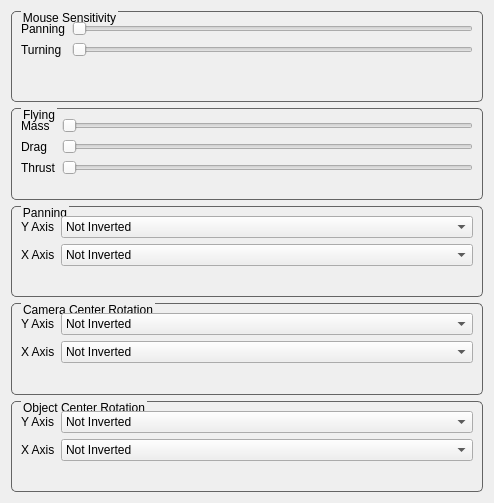
<?xml version="1.0" encoding="UTF-8"?>
<ui version="4.0">
 <class>CameraSettingsDialog</class>
 <widget class="QDialog" name="CameraSettingsDialog">
  <property name="windowModality">
   <enum>Qt::NonModal</enum>
  </property>
  <property name="geometry">
   <rect>
    <x>0</x>
    <y>0</y>
    <width>494</width>
    <height>503</height>
   </rect>
  </property>
  <property name="windowTitle">
   <string>Camera Settings</string>
  </property>
  <property name="styleSheet">
   <string notr="true">QGroupBox {
border: 1px solid rgb(100,100,100);
border-radius: 5px;
margin-top: 2ex;
}

QGroupBox::title {
subcontrol-origin: margin;
left: 10px;
}</string>
  </property>
  <property name="modal">
   <bool>false</bool>
  </property>
  <layout class="QVBoxLayout" name="verticalLayout_6">
   <item>
    <widget class="QGroupBox" name="groupBox">
     <property name="title">
      <string>Mouse Sensitivity</string>
     </property>
     <layout class="QVBoxLayout" name="verticalLayout_3">
      <item>
       <layout class="QFormLayout" name="formLayout_6">
        <item row="0" column="0">
         <widget class="QLabel" name="label_2">
          <property name="text">
           <string>Panning</string>
          </property>
         </widget>
        </item>
        <item row="0" column="1">
         <widget class="QSlider" name="sldr_pan">
          <property name="minimum">
           <number>1</number>
          </property>
          <property name="maximum">
           <number>100</number>
          </property>
          <property name="orientation">
           <enum>Qt::Horizontal</enum>
          </property>
         </widget>
        </item>
        <item row="1" column="0">
         <widget class="QLabel" name="label">
          <property name="text">
           <string>Turning</string>
          </property>
         </widget>
        </item>
        <item row="1" column="1">
         <widget class="QSlider" name="sldr_turn">
          <property name="minimum">
           <number>1</number>
          </property>
          <property name="maximum">
           <number>100</number>
          </property>
          <property name="orientation">
           <enum>Qt::Horizontal</enum>
          </property>
          <property name="tickPosition">
           <enum>QSlider::NoTicks</enum>
          </property>
         </widget>
        </item>
       </layout>
      </item>
     </layout>
    </widget>
   </item>
   <item>
    <widget class="QGroupBox" name="groupBox_4">
     <property name="title">
      <string>Flying</string>
     </property>
     <layout class="QVBoxLayout" name="verticalLayout">
      <item>
       <layout class="QFormLayout" name="formLayout_3">
        <item row="0" column="0">
         <widget class="QLabel" name="label_7">
          <property name="text">
           <string>Mass</string>
          </property>
         </widget>
        </item>
        <item row="0" column="1">
         <widget class="QSlider" name="sldr_mass">
          <property name="minimum">
           <number>1</number>
          </property>
          <property name="maximum">
           <number>100</number>
          </property>
          <property name="orientation">
           <enum>Qt::Horizontal</enum>
          </property>
         </widget>
        </item>
        <item row="1" column="0">
         <widget class="QLabel" name="label_8">
          <property name="text">
           <string>Drag</string>
          </property>
         </widget>
        </item>
        <item row="1" column="1">
         <widget class="QSlider" name="sldr_drag">
          <property name="minimum">
           <number>1</number>
          </property>
          <property name="maximum">
           <number>100</number>
          </property>
          <property name="orientation">
           <enum>Qt::Horizontal</enum>
          </property>
         </widget>
        </item>
        <item row="2" column="0">
         <widget class="QLabel" name="label_9">
          <property name="text">
           <string>Thrust</string>
          </property>
         </widget>
        </item>
        <item row="2" column="1">
         <widget class="QSlider" name="sldr_thrust">
          <property name="minimum">
           <number>1</number>
          </property>
          <property name="maximum">
           <number>100</number>
          </property>
          <property name="orientation">
           <enum>Qt::Horizontal</enum>
          </property>
         </widget>
        </item>
       </layout>
      </item>
     </layout>
    </widget>
   </item>
   <item>
    <widget class="QGroupBox" name="groupBox_5">
     <property name="title">
      <string>Panning</string>
     </property>
     <layout class="QVBoxLayout" name="verticalLayout_5">
      <item>
       <layout class="QFormLayout" name="formLayout_4">
        <item row="0" column="0">
         <widget class="QLabel" name="label_10">
          <property name="text">
           <string>Y Axis</string>
          </property>
         </widget>
        </item>
        <item row="0" column="1">
         <widget class="QComboBox" name="cmb_pan_invert_y">
          <item>
           <property name="text">
            <string>Not Inverted</string>
           </property>
          </item>
          <item>
           <property name="text">
            <string>Inverted</string>
           </property>
          </item>
         </widget>
        </item>
        <item row="1" column="0">
         <widget class="QLabel" name="label_11">
          <property name="text">
           <string>X Axis</string>
          </property>
         </widget>
        </item>
        <item row="1" column="1">
         <widget class="QComboBox" name="cmb_pan_invert_x">
          <item>
           <property name="text">
            <string>Not Inverted</string>
           </property>
          </item>
          <item>
           <property name="text">
            <string>Inverted</string>
           </property>
          </item>
         </widget>
        </item>
       </layout>
      </item>
     </layout>
    </widget>
   </item>
   <item>
    <widget class="QGroupBox" name="groupBox_2">
     <property name="title">
      <string>Camera Center Rotation</string>
     </property>
     <layout class="QVBoxLayout" name="verticalLayout_2">
      <item>
       <layout class="QFormLayout" name="formLayout">
        <item row="0" column="0">
         <widget class="QLabel" name="label_5">
          <property name="text">
           <string>Y Axis</string>
          </property>
         </widget>
        </item>
        <item row="0" column="1">
         <widget class="QComboBox" name="cmb_center_invert_y">
          <item>
           <property name="text">
            <string>Not Inverted</string>
           </property>
          </item>
          <item>
           <property name="text">
            <string>Inverted</string>
           </property>
          </item>
         </widget>
        </item>
        <item row="1" column="0">
         <widget class="QLabel" name="label_6">
          <property name="text">
           <string>X Axis</string>
          </property>
         </widget>
        </item>
        <item row="1" column="1">
         <widget class="QComboBox" name="cmb_center_invert_x">
          <item>
           <property name="text">
            <string>Not Inverted</string>
           </property>
          </item>
          <item>
           <property name="text">
            <string>Inverted</string>
           </property>
          </item>
         </widget>
        </item>
       </layout>
      </item>
     </layout>
    </widget>
   </item>
   <item>
    <widget class="QGroupBox" name="groupBox_3">
     <property name="title">
      <string>Object Center Rotation</string>
     </property>
     <layout class="QVBoxLayout" name="verticalLayout_4">
      <item>
       <layout class="QFormLayout" name="formLayout_2">
        <item row="0" column="0">
         <widget class="QLabel" name="label_3">
          <property name="text">
           <string>Y Axis</string>
          </property>
         </widget>
        </item>
        <item row="0" column="1">
         <widget class="QComboBox" name="cmb_object_invert_y">
          <item>
           <property name="text">
            <string>Not Inverted</string>
           </property>
          </item>
          <item>
           <property name="text">
            <string>Inverted</string>
           </property>
          </item>
         </widget>
        </item>
        <item row="1" column="0">
         <widget class="QLabel" name="label_4">
          <property name="text">
           <string>X Axis</string>
          </property>
         </widget>
        </item>
        <item row="1" column="1">
         <widget class="QComboBox" name="cmb_object_invert_x">
          <item>
           <property name="text">
            <string>Not Inverted</string>
           </property>
          </item>
          <item>
           <property name="text">
            <string>Inverted</string>
           </property>
          </item>
         </widget>
        </item>
       </layout>
      </item>
     </layout>
    </widget>
   </item>
  </layout>
 </widget>
 <resources/>
 <connections>
  <connection>
   <sender>cmb_center_invert_y</sender>
   <signal>currentIndexChanged(int)</signal>
   <receiver>CameraSettingsDialog</receiver>
   <slot>update_params()</slot>
   <hints>
    <hint type="sourcelabel">
     <x>266</x>
     <y>351</y>
    </hint>
    <hint type="destinationlabel">
     <x>384</x>
     <y>200</y>
    </hint>
   </hints>
  </connection>
  <connection>
   <sender>cmb_center_invert_x</sender>
   <signal>currentIndexChanged(int)</signal>
   <receiver>CameraSettingsDialog</receiver>
   <slot>update_params()</slot>
   <hints>
    <hint type="sourcelabel">
     <x>408</x>
     <y>382</y>
    </hint>
    <hint type="destinationlabel">
     <x>396</x>
     <y>286</y>
    </hint>
   </hints>
  </connection>
  <connection>
   <sender>cmb_object_invert_y</sender>
   <signal>currentIndexChanged(int)</signal>
   <receiver>CameraSettingsDialog</receiver>
   <slot>update_params()</slot>
   <hints>
    <hint type="sourcelabel">
     <x>404</x>
     <y>451</y>
    </hint>
    <hint type="destinationlabel">
     <x>395</x>
     <y>343</y>
    </hint>
   </hints>
  </connection>
  <connection>
   <sender>cmb_object_invert_x</sender>
   <signal>currentIndexChanged(int)</signal>
   <receiver>CameraSettingsDialog</receiver>
   <slot>update_params()</slot>
   <hints>
    <hint type="sourcelabel">
     <x>423</x>
     <y>482</y>
    </hint>
    <hint type="destinationlabel">
     <x>400</x>
     <y>368</y>
    </hint>
   </hints>
  </connection>
  <connection>
   <sender>sldr_drag</sender>
   <signal>valueChanged(int)</signal>
   <receiver>CameraSettingsDialog</receiver>
   <slot>update_params()</slot>
   <hints>
    <hint type="sourcelabel">
     <x>360</x>
     <y>153</y>
    </hint>
    <hint type="destinationlabel">
     <x>398</x>
     <y>157</y>
    </hint>
   </hints>
  </connection>
  <connection>
   <sender>sldr_mass</sender>
   <signal>valueChanged(int)</signal>
   <receiver>CameraSettingsDialog</receiver>
   <slot>update_params()</slot>
   <hints>
    <hint type="sourcelabel">
     <x>312</x>
     <y>121</y>
    </hint>
    <hint type="destinationlabel">
     <x>397</x>
     <y>102</y>
    </hint>
   </hints>
  </connection>
  <connection>
   <sender>sldr_thrust</sender>
   <signal>valueChanged(int)</signal>
   <receiver>CameraSettingsDialog</receiver>
   <slot>update_params()</slot>
   <hints>
    <hint type="sourcelabel">
     <x>230</x>
     <y>174</y>
    </hint>
    <hint type="destinationlabel">
     <x>387</x>
     <y>167</y>
    </hint>
   </hints>
  </connection>
  <connection>
   <sender>sldr_pan</sender>
   <signal>valueChanged(int)</signal>
   <receiver>CameraSettingsDialog</receiver>
   <slot>update_params()</slot>
   <hints>
    <hint type="sourcelabel">
     <x>351</x>
     <y>37</y>
    </hint>
    <hint type="destinationlabel">
     <x>398</x>
     <y>38</y>
    </hint>
   </hints>
  </connection>
  <connection>
   <sender>sldr_turn</sender>
   <signal>valueChanged(int)</signal>
   <receiver>CameraSettingsDialog</receiver>
   <slot>update_params()</slot>
   <hints>
    <hint type="sourcelabel">
     <x>342</x>
     <y>63</y>
    </hint>
    <hint type="destinationlabel">
     <x>403</x>
     <y>79</y>
    </hint>
   </hints>
  </connection>
  <connection>
   <sender>cmb_pan_invert_y</sender>
   <signal>currentIndexChanged(int)</signal>
   <receiver>CameraSettingsDialog</receiver>
   <slot>update_params()</slot>
   <hints>
    <hint type="sourcelabel">
     <x>450</x>
     <y>247</y>
    </hint>
    <hint type="destinationlabel">
     <x>499</x>
     <y>255</y>
    </hint>
   </hints>
  </connection>
  <connection>
   <sender>cmb_pan_invert_x</sender>
   <signal>currentIndexChanged(int)</signal>
   <receiver>CameraSettingsDialog</receiver>
   <slot>update_params()</slot>
   <hints>
    <hint type="sourcelabel">
     <x>456</x>
     <y>271</y>
    </hint>
    <hint type="destinationlabel">
     <x>494</x>
     <y>311</y>
    </hint>
   </hints>
  </connection>
 </connections>
 <slots>
  <slot>up()</slot>
  <slot>update_params()</slot>
 </slots>
</ui>
